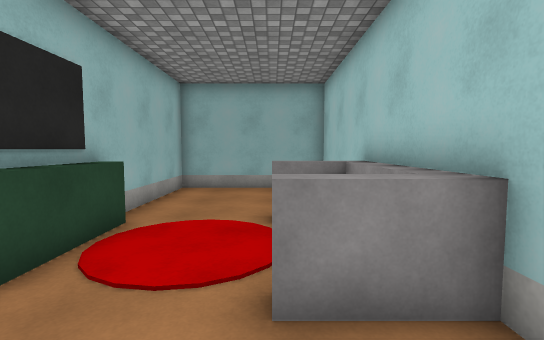
view 1 (above)

13 first-person views from a walk through a Unity game level. The camera is 1.5 m above the floor, tilts 4° down and sees 85° across. The floor is counted in squares, 1 m on a side. Each view is taken from the middle of a square. On the plan, view 1 faces up. The plan holds only what a view shows up to about 15 squares ahead; the rest is blank. The place goes on beyond the plan. The player is left out. Surface patterns are stand-ins for the level's own textures.

view 2
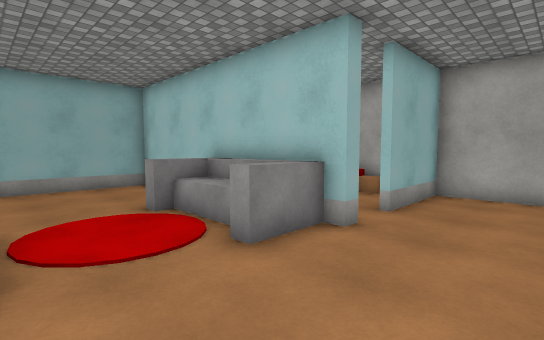

view 3
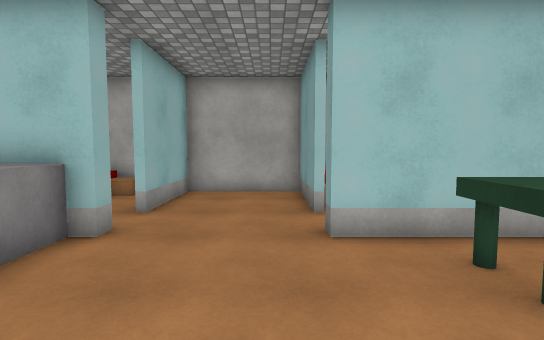

view 4
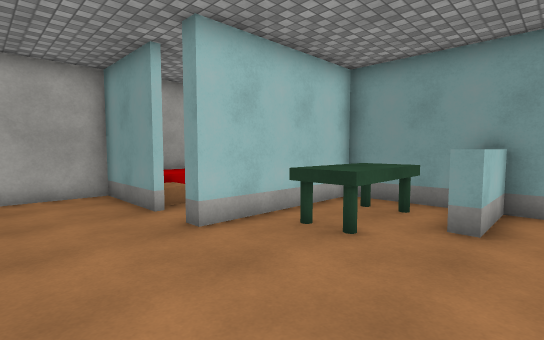

view 5
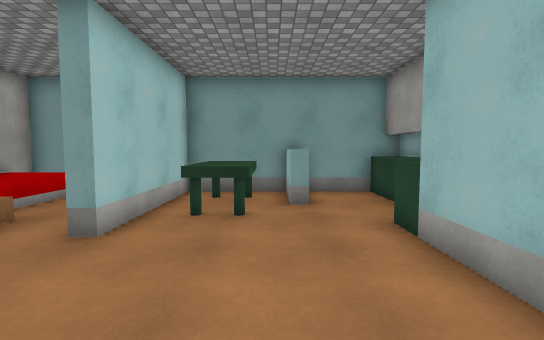

view 6
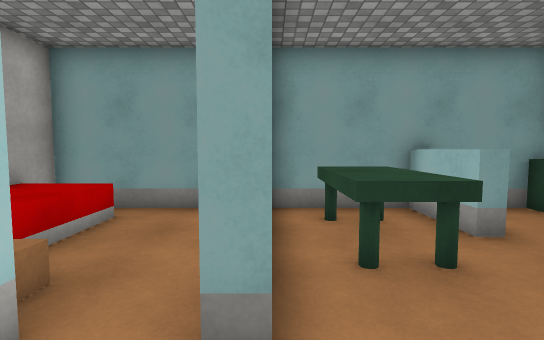

view 7
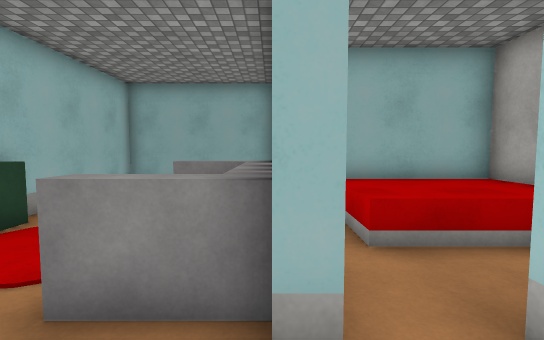

view 8
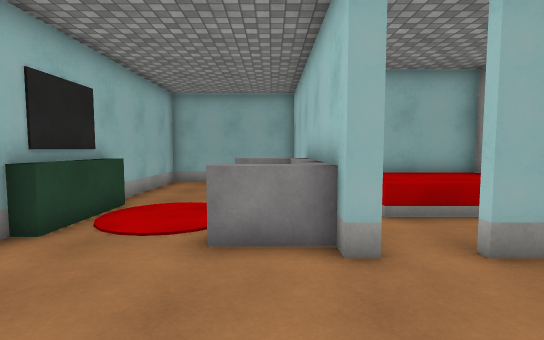

view 9
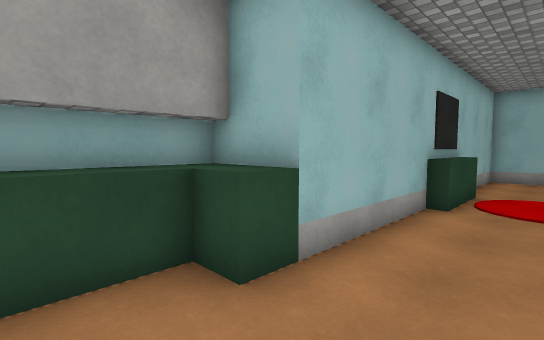

view 10
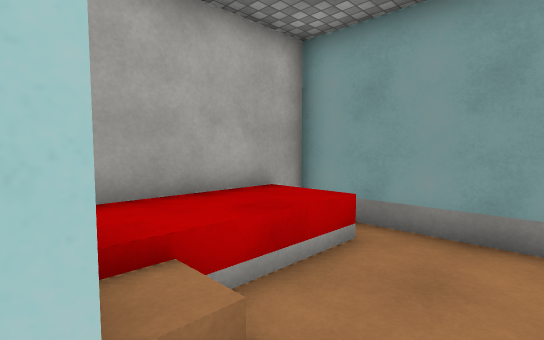

view 11
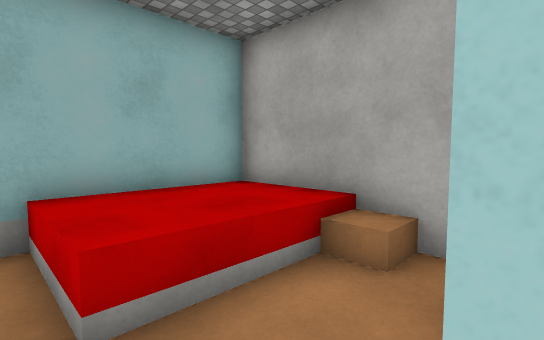

view 12
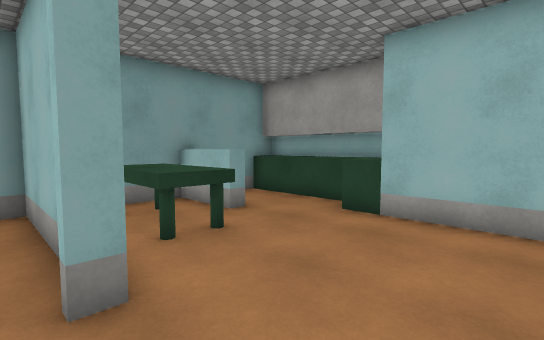

view 13
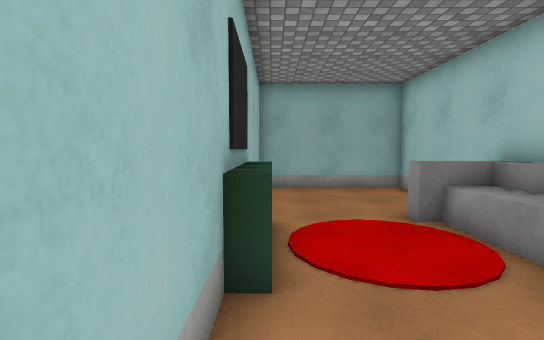

### Floor plan
Key: @ floor where view 1 was taken; # wall or solid block; . main floor; : floor 0.75 m higher than the main floor; / step, stairs or slope; ^ raised ledge; T table; O other object.
Columns run from 6 left of view 1 to 8 right of it. Each row starts with its distance up from view 1.
 12    ######
 11   #.....#
 10   #.....#
  9   #.....#
  8   #.....######
  7   #.....#.::::#
  6   ##..OO#.::::#
  5   ##...O#.::::#
  4   ##...O#..../#
  3   ##..OO#.....#
  2   #.....#.####
  1   #...........#
  0   #...@.......#
 -1   #...........#
 -2 ###.....#.####
 -3 ##^.....#../::#
 -4  #....TT#...::#
 -5  #..^.TT#...::#
 -6 ##..^.TT#...::#
 -7 ##..^...#.....#
 -8   ## ### #####

Positions as (right, up) in squares from view 1, and headings:
1: (0, 0), facing up
2: (-3, -1), facing up-right
3: (-3, -1), facing right
4: (-3, 1), facing down-right
5: (-1, 3), facing down
6: (2, 0), facing down
7: (2, 0), facing up
8: (1, -2), facing up
9: (-1, -5), facing up-left
10: (3, -2), facing down-right
11: (3, 2), facing up-right
12: (3, 1), facing down-left
13: (-3, 0), facing up
